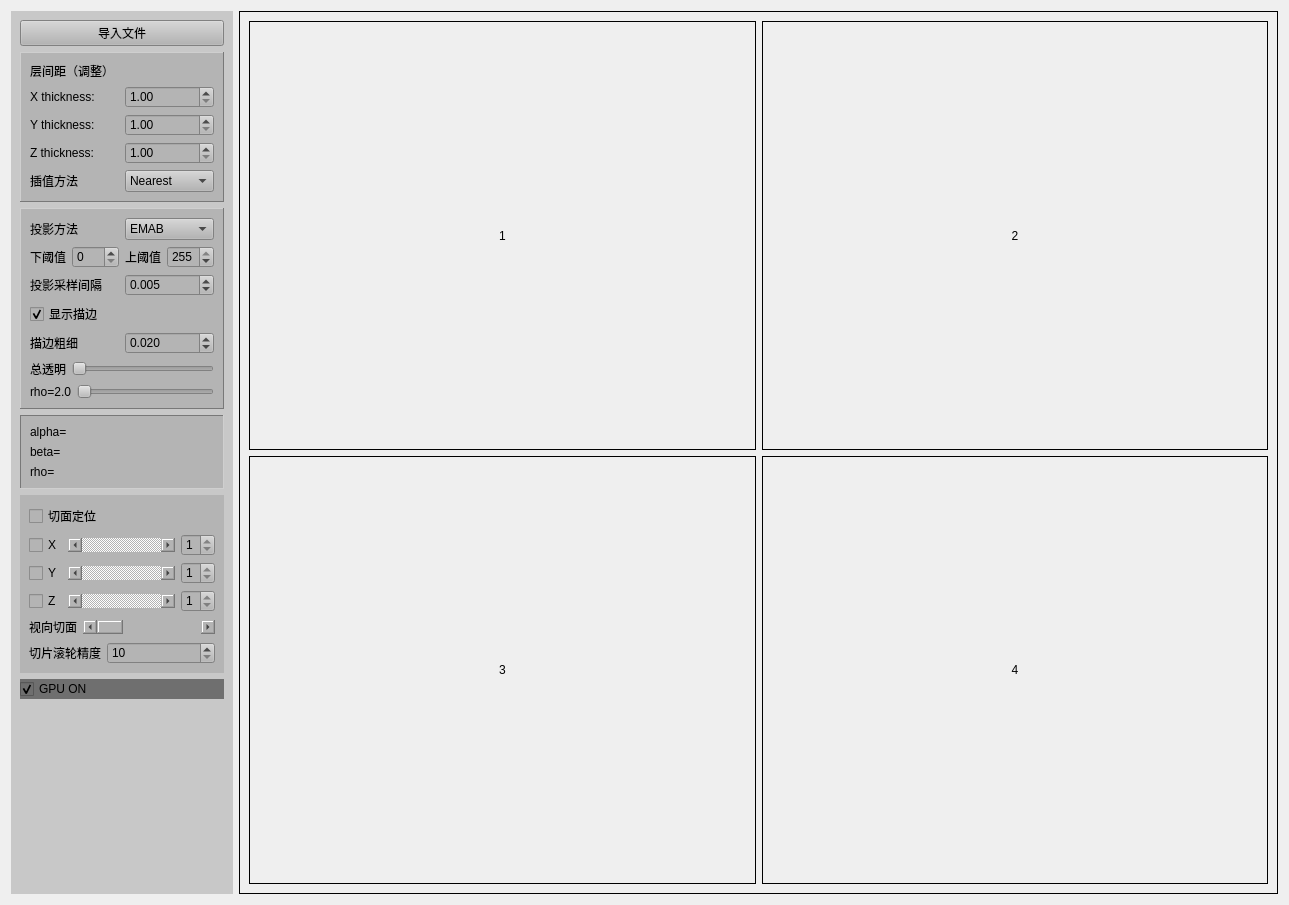
<?xml version="1.0" encoding="UTF-8"?>
<ui version="4.0">
 <class>Widget</class>
 <widget class="QWidget" name="Widget">
  <property name="geometry">
   <rect>
    <x>0</x>
    <y>0</y>
    <width>1289</width>
    <height>905</height>
   </rect>
  </property>
  <property name="windowTitle">
   <string>MRenderGPU</string>
  </property>
  <property name="windowIcon">
   <iconset>
    <normaloff>icon.ico</normaloff>icon.ico</iconset>
  </property>
  <property name="styleSheet">
   <string notr="true"/>
  </property>
  <layout class="QHBoxLayout" name="horizontalLayout_8" stretch="0,1">
   <item>
    <widget class="QFrame" name="settings">
     <property name="maximumSize">
      <size>
       <width>16777215</width>
       <height>16777215</height>
      </size>
     </property>
     <property name="styleSheet">
      <string notr="true">background-color: rgb(200, 200, 200);</string>
     </property>
     <layout class="QVBoxLayout" name="verticalLayout_3" stretch="0,0,0,0,0,0,1">
      <item>
       <widget class="QPushButton" name="loadFileButton">
        <property name="sizePolicy">
         <sizepolicy hsizetype="Minimum" vsizetype="Maximum">
          <horstretch>0</horstretch>
          <verstretch>0</verstretch>
         </sizepolicy>
        </property>
        <property name="styleSheet">
         <string notr="true">font: 16pt &quot;微软雅黑&quot;;
color:rgb(0, 0, 0);
background-color: rgb(180, 180, 180);</string>
        </property>
        <property name="text">
         <string>导入文件</string>
        </property>
       </widget>
      </item>
      <item>
       <widget class="QFrame" name="frame">
        <property name="styleSheet">
         <string notr="true">font: 290 11pt &quot;微软雅黑 Light&quot;;
color:rgb(0, 0, 0);
background-color: rgb(180, 180, 180);</string>
        </property>
        <property name="frameShape">
         <enum>QFrame::Panel</enum>
        </property>
        <property name="frameShadow">
         <enum>QFrame::Raised</enum>
        </property>
        <layout class="QVBoxLayout" name="verticalLayout" stretch="0,1,1,1,1">
         <item>
          <widget class="QLabel" name="label">
           <property name="sizePolicy">
            <sizepolicy hsizetype="Fixed" vsizetype="Fixed">
             <horstretch>0</horstretch>
             <verstretch>0</verstretch>
            </sizepolicy>
           </property>
           <property name="frameShape">
            <enum>QFrame::NoFrame</enum>
           </property>
           <property name="lineWidth">
            <number>1</number>
           </property>
           <property name="text">
            <string>层间距（调整）</string>
           </property>
           <property name="wordWrap">
            <bool>false</bool>
           </property>
          </widget>
         </item>
         <item>
          <layout class="QHBoxLayout" name="horizontalLayout_4">
           <item>
            <widget class="QLabel" name="label_10">
             <property name="text">
              <string>X thickness:</string>
             </property>
            </widget>
           </item>
           <item>
            <widget class="QDoubleSpinBox" name="doubleSpinBox_3">
             <property name="minimum">
              <double>1.000000000000000</double>
             </property>
             <property name="singleStep">
              <double>0.100000000000000</double>
             </property>
            </widget>
           </item>
          </layout>
         </item>
         <item>
          <layout class="QHBoxLayout" name="horizontalLayout_5">
           <item>
            <widget class="QLabel" name="label_11">
             <property name="text">
              <string>Y thickness:</string>
             </property>
            </widget>
           </item>
           <item>
            <widget class="QDoubleSpinBox" name="doubleSpinBox_2">
             <property name="minimum">
              <double>1.000000000000000</double>
             </property>
             <property name="singleStep">
              <double>0.100000000000000</double>
             </property>
            </widget>
           </item>
          </layout>
         </item>
         <item>
          <layout class="QHBoxLayout" name="horizontalLayout_6">
           <item>
            <widget class="QLabel" name="label_12">
             <property name="text">
              <string>Z thickness:</string>
             </property>
            </widget>
           </item>
           <item>
            <widget class="QDoubleSpinBox" name="doubleSpinBox">
             <property name="minimum">
              <double>1.000000000000000</double>
             </property>
             <property name="singleStep">
              <double>0.100000000000000</double>
             </property>
            </widget>
           </item>
          </layout>
         </item>
         <item>
          <layout class="QHBoxLayout" name="horizontalLayout">
           <item>
            <widget class="QLabel" name="label_8">
             <property name="text">
              <string>插值方法</string>
             </property>
            </widget>
           </item>
           <item>
            <widget class="QComboBox" name="comboBox_SR">
             <property name="editable">
              <bool>false</bool>
             </property>
             <item>
              <property name="text">
               <string>Nearest</string>
              </property>
             </item>
             <item>
              <property name="text">
               <string>Bilinear</string>
              </property>
             </item>
            </widget>
           </item>
          </layout>
         </item>
        </layout>
       </widget>
      </item>
      <item>
       <widget class="QFrame" name="frame">
        <property name="styleSheet">
         <string notr="true">font: 290 11pt &quot;微软雅黑 Light&quot;;
color:rgb(0, 0, 0);
background-color: rgb(180, 180, 180);</string>
        </property>
        <property name="frameShape">
         <enum>QFrame::Panel</enum>
        </property>
        <property name="frameShadow">
         <enum>QFrame::Raised</enum>
        </property>
        <property name="lineWidth">
         <number>1</number>
        </property>
        <layout class="QVBoxLayout" name="verticalLayout_2">
         <item>
          <layout class="QHBoxLayout" name="horizontalLayout_14">
           <item>
            <widget class="QLabel" name="label_5">
             <property name="text">
              <string>投影方法</string>
             </property>
            </widget>
           </item>
           <item>
            <widget class="QComboBox" name="comboBox_rayTracing">
             <item>
              <property name="text">
               <string>EMAB</string>
              </property>
             </item>
             <item>
              <property name="text">
               <string>SURFACE</string>
              </property>
             </item>
             <item>
              <property name="text">
               <string>MIP</string>
              </property>
             </item>
             <item>
              <property name="text">
               <string>MEAN</string>
              </property>
             </item>
            </widget>
           </item>
          </layout>
         </item>
         <item>
          <layout class="QHBoxLayout" name="horizontalLayout_2" stretch="1,0,1,0">
           <property name="sizeConstraint">
            <enum>QLayout::SetDefaultConstraint</enum>
           </property>
           <item>
            <widget class="QLabel" name="label_14">
             <property name="text">
              <string>下阈值</string>
             </property>
            </widget>
           </item>
           <item>
            <widget class="QSpinBox" name="lowThreshold">
             <property name="sizePolicy">
              <sizepolicy hsizetype="Fixed" vsizetype="Fixed">
               <horstretch>0</horstretch>
               <verstretch>0</verstretch>
              </sizepolicy>
             </property>
             <property name="wrapping">
              <bool>false</bool>
             </property>
             <property name="readOnly">
              <bool>false</bool>
             </property>
             <property name="minimum">
              <number>0</number>
             </property>
             <property name="maximum">
              <number>255</number>
             </property>
             <property name="singleStep">
              <number>1</number>
             </property>
             <property name="value">
              <number>0</number>
             </property>
            </widget>
           </item>
           <item>
            <widget class="QLabel" name="label_16">
             <property name="text">
              <string>上阈值</string>
             </property>
            </widget>
           </item>
           <item>
            <widget class="QSpinBox" name="highThreshold">
             <property name="sizePolicy">
              <sizepolicy hsizetype="Fixed" vsizetype="Fixed">
               <horstretch>0</horstretch>
               <verstretch>0</verstretch>
              </sizepolicy>
             </property>
             <property name="wrapping">
              <bool>false</bool>
             </property>
             <property name="readOnly">
              <bool>false</bool>
             </property>
             <property name="minimum">
              <number>0</number>
             </property>
             <property name="maximum">
              <number>255</number>
             </property>
             <property name="singleStep">
              <number>1</number>
             </property>
             <property name="value">
              <number>255</number>
             </property>
            </widget>
           </item>
          </layout>
         </item>
         <item>
          <layout class="QHBoxLayout" name="horizontalLayout_13">
           <item>
            <widget class="QLabel" name="label_6">
             <property name="text">
              <string>投影采样间隔</string>
             </property>
            </widget>
           </item>
           <item>
            <widget class="QDoubleSpinBox" name="doubleSpinBox_5">
             <property name="decimals">
              <number>3</number>
             </property>
             <property name="minimum">
              <double>0.001000000000000</double>
             </property>
             <property name="maximum">
              <double>0.100000000000000</double>
             </property>
             <property name="singleStep">
              <double>0.001000000000000</double>
             </property>
             <property name="value">
              <double>0.005000000000000</double>
             </property>
            </widget>
           </item>
          </layout>
         </item>
         <item>
          <widget class="QCheckBox" name="checkBoxShowOriginalSize_2">
           <property name="enabled">
            <bool>false</bool>
           </property>
           <property name="text">
            <string>显示描边</string>
           </property>
           <property name="checked">
            <bool>true</bool>
           </property>
           <property name="tristate">
            <bool>false</bool>
           </property>
          </widget>
         </item>
         <item>
          <layout class="QHBoxLayout" name="horizontalLayout_15">
           <item>
            <widget class="QLabel" name="label_13">
             <property name="enabled">
              <bool>false</bool>
             </property>
             <property name="text">
              <string>描边粗细</string>
             </property>
            </widget>
           </item>
           <item>
            <widget class="QDoubleSpinBox" name="doubleSpinBox_4">
             <property name="enabled">
              <bool>true</bool>
             </property>
             <property name="decimals">
              <number>3</number>
             </property>
             <property name="minimum">
              <double>0.010000000000000</double>
             </property>
             <property name="maximum">
              <double>0.050000000000000</double>
             </property>
             <property name="singleStep">
              <double>0.001000000000000</double>
             </property>
             <property name="value">
              <double>0.020000000000000</double>
             </property>
            </widget>
           </item>
          </layout>
         </item>
         <item>
          <layout class="QHBoxLayout" name="horizontalLayout_19">
           <item>
            <widget class="QLabel" name="label_17">
             <property name="styleSheet">
              <string notr="true"/>
             </property>
             <property name="text">
              <string>总透明</string>
             </property>
            </widget>
           </item>
           <item>
            <widget class="QSlider" name="horizontalSlider">
             <property name="maximum">
              <number>100</number>
             </property>
             <property name="pageStep">
              <number>1</number>
             </property>
             <property name="value">
              <number>0</number>
             </property>
             <property name="orientation">
              <enum>Qt::Horizontal</enum>
             </property>
            </widget>
           </item>
          </layout>
         </item>
         <item>
          <layout class="QHBoxLayout" name="horizontalLayout_18">
           <item>
            <widget class="QLabel" name="label_rho_2">
             <property name="styleSheet">
              <string notr="true"/>
             </property>
             <property name="frameShape">
              <enum>QFrame::NoFrame</enum>
             </property>
             <property name="text">
              <string>rho=2.0</string>
             </property>
            </widget>
           </item>
           <item>
            <widget class="QSlider" name="horizontalSlider_pho">
             <property name="orientation">
              <enum>Qt::Horizontal</enum>
             </property>
            </widget>
           </item>
          </layout>
         </item>
        </layout>
       </widget>
      </item>
      <item>
       <widget class="QFrame" name="frame">
        <property name="styleSheet">
         <string notr="true">font: 290 11pt &quot;微软雅黑 Light&quot;;
color:rgb(0, 0, 0);
background-color: rgb(180, 180, 180);</string>
        </property>
        <property name="frameShape">
         <enum>QFrame::Panel</enum>
        </property>
        <property name="frameShadow">
         <enum>QFrame::Sunken</enum>
        </property>
        <layout class="QVBoxLayout" name="verticalLayout_10">
         <item>
          <widget class="QLabel" name="label_alpha">
           <property name="frameShape">
            <enum>QFrame::NoFrame</enum>
           </property>
           <property name="text">
            <string>alpha=</string>
           </property>
           <property name="wordWrap">
            <bool>false</bool>
           </property>
          </widget>
         </item>
         <item>
          <widget class="QLabel" name="label_beta">
           <property name="frameShape">
            <enum>QFrame::NoFrame</enum>
           </property>
           <property name="text">
            <string>beta=</string>
           </property>
          </widget>
         </item>
         <item>
          <widget class="QLabel" name="label_rho">
           <property name="frameShape">
            <enum>QFrame::NoFrame</enum>
           </property>
           <property name="text">
            <string>rho=</string>
           </property>
          </widget>
         </item>
        </layout>
       </widget>
      </item>
      <item>
       <widget class="QFrame" name="frame">
        <property name="styleSheet">
         <string notr="true">font: 290 11pt &quot;微软雅黑 Light&quot;;
color:rgb(0, 0, 0);
background-color: rgb(180, 180, 180);</string>
        </property>
        <property name="frameShadow">
         <enum>QFrame::Raised</enum>
        </property>
        <layout class="QVBoxLayout" name="verticalLayout_4">
         <item>
          <widget class="QCheckBox" name="checkBox">
           <property name="enabled">
            <bool>true</bool>
           </property>
           <property name="styleSheet">
            <string notr="true"/>
           </property>
           <property name="text">
            <string>切面定位</string>
           </property>
           <property name="checked">
            <bool>false</bool>
           </property>
          </widget>
         </item>
         <item>
          <layout class="QHBoxLayout" name="horizontalLayout_3" stretch="0,1,0">
           <item>
            <widget class="QCheckBox" name="checkBox_yOz">
             <property name="enabled">
              <bool>false</bool>
             </property>
             <property name="styleSheet">
              <string notr="true"/>
             </property>
             <property name="text">
              <string>X</string>
             </property>
             <property name="checked">
              <bool>false</bool>
             </property>
            </widget>
           </item>
           <item>
            <widget class="QScrollBar" name="horizontalScrollBar_X">
             <property name="minimum">
              <number>1</number>
             </property>
             <property name="maximum">
              <number>1</number>
             </property>
             <property name="pageStep">
              <number>1</number>
             </property>
             <property name="orientation">
              <enum>Qt::Horizontal</enum>
             </property>
            </widget>
           </item>
           <item>
            <widget class="QSpinBox" name="spinBox_1">
             <property name="minimum">
              <number>1</number>
             </property>
             <property name="maximum">
              <number>1</number>
             </property>
             <property name="value">
              <number>1</number>
             </property>
            </widget>
           </item>
          </layout>
         </item>
         <item>
          <layout class="QHBoxLayout" name="horizontalLayout_11" stretch="0,1,0">
           <item>
            <widget class="QCheckBox" name="checkBox_xOz">
             <property name="enabled">
              <bool>false</bool>
             </property>
             <property name="styleSheet">
              <string notr="true"/>
             </property>
             <property name="text">
              <string>Y</string>
             </property>
             <property name="checked">
              <bool>false</bool>
             </property>
            </widget>
           </item>
           <item>
            <widget class="QScrollBar" name="horizontalScrollBar_Y">
             <property name="minimum">
              <number>1</number>
             </property>
             <property name="maximum">
              <number>1</number>
             </property>
             <property name="pageStep">
              <number>1</number>
             </property>
             <property name="orientation">
              <enum>Qt::Horizontal</enum>
             </property>
            </widget>
           </item>
           <item>
            <widget class="QSpinBox" name="spinBox_2">
             <property name="minimum">
              <number>1</number>
             </property>
             <property name="maximum">
              <number>1</number>
             </property>
             <property name="value">
              <number>1</number>
             </property>
            </widget>
           </item>
          </layout>
         </item>
         <item>
          <layout class="QHBoxLayout" name="horizontalLayout_16" stretch="0,1,0">
           <item>
            <widget class="QCheckBox" name="checkBox_xOy">
             <property name="enabled">
              <bool>false</bool>
             </property>
             <property name="styleSheet">
              <string notr="true"/>
             </property>
             <property name="text">
              <string>Z</string>
             </property>
             <property name="checked">
              <bool>false</bool>
             </property>
            </widget>
           </item>
           <item>
            <widget class="QScrollBar" name="horizontalScrollBar_Z">
             <property name="minimum">
              <number>1</number>
             </property>
             <property name="maximum">
              <number>1</number>
             </property>
             <property name="pageStep">
              <number>1</number>
             </property>
             <property name="orientation">
              <enum>Qt::Horizontal</enum>
             </property>
            </widget>
           </item>
           <item>
            <widget class="QSpinBox" name="spinBox_3">
             <property name="minimum">
              <number>1</number>
             </property>
             <property name="maximum">
              <number>1</number>
             </property>
             <property name="value">
              <number>1</number>
             </property>
            </widget>
           </item>
          </layout>
         </item>
         <item>
          <layout class="QHBoxLayout" name="horizontalLayout_17" stretch="0,1">
           <item>
            <widget class="QLabel" name="label_15">
             <property name="styleSheet">
              <string notr="true"/>
             </property>
             <property name="text">
              <string>视向切面</string>
             </property>
            </widget>
           </item>
           <item>
            <widget class="QScrollBar" name="horizontalScrollBar">
             <property name="maximum">
              <number>100</number>
             </property>
             <property name="pageStep">
              <number>1</number>
             </property>
             <property name="orientation">
              <enum>Qt::Horizontal</enum>
             </property>
            </widget>
           </item>
          </layout>
         </item>
         <item>
          <layout class="QHBoxLayout" name="horizontalLayout_7" stretch="0,1">
           <item>
            <widget class="QLabel" name="label_9">
             <property name="text">
              <string>切片滚轮精度</string>
             </property>
            </widget>
           </item>
           <item>
            <widget class="QSpinBox" name="spinBox">
             <property name="wrapping">
              <bool>false</bool>
             </property>
             <property name="readOnly">
              <bool>false</bool>
             </property>
             <property name="minimum">
              <number>10</number>
             </property>
             <property name="maximum">
              <number>200</number>
             </property>
             <property name="singleStep">
              <number>10</number>
             </property>
            </widget>
           </item>
          </layout>
         </item>
        </layout>
       </widget>
      </item>
      <item>
       <widget class="QCheckBox" name="checkBox_2">
        <property name="sizePolicy">
         <sizepolicy hsizetype="Minimum" vsizetype="Fixed">
          <horstretch>0</horstretch>
          <verstretch>0</verstretch>
         </sizepolicy>
        </property>
        <property name="styleSheet">
         <string notr="true">background-color: rgb(111, 111, 111);
font: 700 12pt &quot;Microsoft YaHei UI&quot;;</string>
        </property>
        <property name="text">
         <string>GPU ON</string>
        </property>
        <property name="checked">
         <bool>true</bool>
        </property>
       </widget>
      </item>
      <item>
       <widget class="QLabel" name="label_7">
        <property name="text">
         <string/>
        </property>
       </widget>
      </item>
     </layout>
    </widget>
   </item>
   <item>
    <widget class="QFrame" name="display">
     <property name="styleSheet">
      <string notr="true">font: 10pt &quot;Arial&quot;;</string>
     </property>
     <property name="frameShape">
      <enum>QFrame::Panel</enum>
     </property>
     <property name="frameShadow">
      <enum>QFrame::Plain</enum>
     </property>
     <property name="lineWidth">
      <number>1</number>
     </property>
     <layout class="QGridLayout" name="gridLayout" rowstretch="0,0" columnstretch="0,0,0,0">
      <item row="0" column="2">
       <widget class="QLabel" name="label_1">
        <property name="sizePolicy">
         <sizepolicy hsizetype="Preferred" vsizetype="Preferred">
          <horstretch>0</horstretch>
          <verstretch>0</verstretch>
         </sizepolicy>
        </property>
        <property name="frameShape">
         <enum>QFrame::Box</enum>
        </property>
        <property name="text">
         <string>1</string>
        </property>
        <property name="scaledContents">
         <bool>false</bool>
        </property>
        <property name="alignment">
         <set>Qt::AlignCenter</set>
        </property>
       </widget>
      </item>
      <item row="0" column="3">
       <widget class="QLabel" name="label_2">
        <property name="frameShape">
         <enum>QFrame::Box</enum>
        </property>
        <property name="text">
         <string>2</string>
        </property>
        <property name="scaledContents">
         <bool>false</bool>
        </property>
        <property name="alignment">
         <set>Qt::AlignCenter</set>
        </property>
       </widget>
      </item>
      <item row="1" column="2">
       <widget class="QLabel" name="label_3">
        <property name="frameShape">
         <enum>QFrame::Box</enum>
        </property>
        <property name="text">
         <string>3</string>
        </property>
        <property name="scaledContents">
         <bool>false</bool>
        </property>
        <property name="alignment">
         <set>Qt::AlignCenter</set>
        </property>
       </widget>
      </item>
      <item row="1" column="3">
       <widget class="QLabel" name="label_4">
        <property name="frameShape">
         <enum>QFrame::Box</enum>
        </property>
        <property name="text">
         <string>4</string>
        </property>
        <property name="alignment">
         <set>Qt::AlignCenter</set>
        </property>
       </widget>
      </item>
     </layout>
    </widget>
   </item>
  </layout>
 </widget>
 <resources/>
 <connections/>
</ui>
